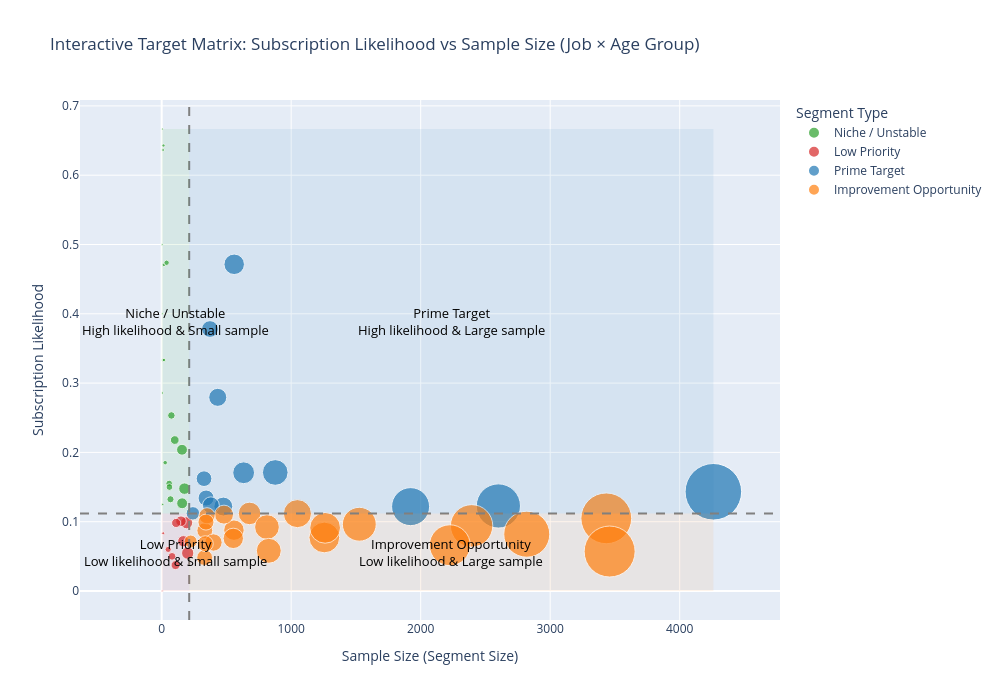

Notebook cell for this chart:
### Markdown cell above
> Summary:
- High-value segment (high likelihood+meaningful sample size):
    | Job          | Age Group      |
    |--------------|----------------|
    | Retired      | 56–65, 65+     |
    | Management   | 56–65          |
    | Technician   | 56–65          |
    | Student      | 18–25, 26–35   |


- Improvement Opportunities (large but low-likelihood segments):
    | Job          | Age Group                |
    |--------------|--------------------------|
    | Blue-collar  | 26–35,36–45, 46–55       |
    | Services     | 26–35,36–45, 46–55       |
    | Admin        | 26–35, 36–45             |
    | Technician   | 26–35, 36–45             |

- High-likelihood but tiny segments (statistical noise):
    | Job          | Age Group      |
    |--------------|----------------|
    | Entrepreneur | 65+            |
    | Housemaid    | 65+            |
    | Student      | 46–55          |
    | Unknown      | 18–25, 65+     |

Remarks: threshold used in practice:
* n < 20 → statistical noise (ignore)
* 20 ≤ n < 50 → unstable but usable with caution
* n ≥ 50 → reasonably stable
* n ≥ 200 → very stable and reliable
> Conclusion:
> the heatmap confirms that job and age interact strongly, and the most valuable segments are:
> - older professional groups (management, admin, technician)
> - Retired customers
> - Younger students

> While, blue-collar and services remain low-response across most ages, even though they are large groups

### Code cell
#-------------------------
# Interactive scatter plot of likelihood vs sample size by job and age group
#-------------------------

import plotly.express as px

# Age groups
bins = [18, 25, 35, 45, 55, 65, 100]
labels = ['18–25', '26–35', '36–45', '46–55', '56–65', '65+']
df['age_group'] = pd.cut(df['age'], bins=bins, labels=labels, right=False)

# Binary target
df['y_binary'] = df['y'].apply(lambda x: 1 if x=='yes' else 0)

# Likelihood table
likelihood = df.pivot_table(
    values='y_binary',
    index='job',
    columns='age_group',
    aggfunc='mean'
)

# Sample size table
sample_size = df.pivot_table(
    values='y',
    index='job',
    columns='age_group',
    aggfunc='count',
    fill_value=0
)

# Melt both tables into long format
likelihood_long = likelihood.reset_index().melt(id_vars='job', var_name='age_group', value_name='likelihood')
sample_long = sample_size.reset_index().melt(id_vars='job', var_name='age_group', value_name='sample_size')

# Merge likelihood + sample size
merged = pd.merge(likelihood_long, sample_long, on=['job', 'age_group'])

# Remove rows with missing likelihood
merged = merged.dropna(subset=['likelihood'])

# --- Compute thresholds ---
likelihood_threshold = merged['likelihood'].median()
sample_threshold = merged['sample_size'].median()

# --- Assign quadrant labels ---
def classify_quadrant(row):
    if row['sample_size'] >= sample_threshold and row['likelihood'] >= likelihood_threshold:
        return "Prime Target"
    elif row['sample_size'] >= sample_threshold and row['likelihood'] < likelihood_threshold:
        return "Improvement Opportunity"
    elif row['sample_size'] < sample_threshold and row['likelihood'] >= likelihood_threshold:
        return "Niche / Unstable"
    else:
        return "Low Priority"

merged['quadrant'] = merged.apply(classify_quadrant, axis=1)

# --- Interactive scatter plot ---
fig = px.scatter(
    merged,
    x='sample_size',
    y='likelihood',
    color='quadrant',
    size='sample_size',
    hover_name='job',
    hover_data={
        'age_group': True,
        'sample_size': True,
        'likelihood': ':.2f',
        'quadrant': True
    },
    title="Interactive Target Matrix: Subscription Likelihood vs Sample Size (Job × Age Group)",
    labels={
        'sample_size': 'Sample Size (Segment Size)',
        'likelihood': 'Subscription Likelihood'
    },
    size_max=40,
    color_discrete_map={
        "Prime Target": "#1f77b4",              # blue
        "Improvement Opportunity": "#ff7f0e",   # orange
        "Niche / Unstable": "#2ca02c",          # green
        "Low Priority": "#d62728"               # red
    }
)

# Add quadrant reference lines
fig.add_hline(y=likelihood_threshold, line_dash="dash", line_color="gray")
fig.add_vline(x=sample_threshold, line_dash="dash", line_color="gray")

fig.update_layout(
    width=1000,
    height=700,
    legend_title_text="Segment Type"
)

# --- Compute quadrant midpoints for centered labels ---
x_min, x_max = merged['sample_size'].min(), merged['sample_size'].max()
y_min, y_max = merged['likelihood'].min(), merged['likelihood'].max()

x_left  = (x_min + sample_threshold) / 2
x_right = (sample_threshold + x_max) / 2
y_bottom = (y_min + likelihood_threshold) / 2
y_top    = (likelihood_threshold + y_max) / 2

# --- Add quadrant shading (background rectangles) ---
fig.add_shape(type="rect",
              x0=x_min, x1=sample_threshold,
              y0=y_min, y1=likelihood_threshold,
              fillcolor="rgba(214, 39, 40, 0.08)", line_width=0)

fig.add_shape(type="rect",
              x0=sample_threshold, x1=x_max,
              y0=y_min, y1=likelihood_threshold,
              fillcolor="rgba(255, 127, 14, 0.08)", line_width=0)

fig.add_shape(type="rect",
              x0=x_min, x1=sample_threshold,
              y0=likelihood_threshold, y1=y_max,
              fillcolor="rgba(44, 160, 44, 0.08)", line_width=0)

fig.add_shape(type="rect",
              x0=sample_threshold, x1=x_max,
              y0=likelihood_threshold, y1=y_max,
              fillcolor="rgba(31, 119, 180, 0.08)", line_width=0)

# --- Add centered quadrant labels ---
fig.add_annotation(
    x=x_right, y=y_top,
    text="Prime Target<br>High likelihood & Large sample",
    showarrow=False, font=dict(size=13, color="black")
)

fig.add_annotation(
    x=x_right, y=y_bottom,
    text="Improvement Opportunity<br>Low likelihood & Large sample",
    showarrow=False, font=dict(size=13, color="black")
)

fig.add_annotation(
    x=x_left, y=y_top,
    text="Niche / Unstable<br>High likelihood & Small sample",
    showarrow=False, font=dict(size=13, color="black")
)

fig.add_annotation(
    x=x_left, y=y_bottom,
    text="Low Priority<br>Low likelihood & Small sample",
    showarrow=False, font=dict(size=13, color="black")
)

fig.show()

### Figure 1 — Plotly figure (JSON) as saved in the notebook; plotly's stock layout.template omitted (floating-point values rounded to 4 significant figures)
{"data": [{"customdata": [["18–25", "Niche / Unstable"], ["18–25", "Niche / Unstable"], ["18–25", "Niche / Unstable"], ["18–25", "Niche / Unstable"], ["18–25", "Niche / Unstable"], ["18–25", "Niche / Unstable"], ["18–25", "Niche / Unstable"], ["26–35", "Niche / Unstable"], ["26–35", "Niche / Unstable"], ["36–45", "Niche / Unstable"], ["46–55", "Niche / Unstable"], ["56–65", "Niche / Unstable"], ["56–65", "Niche / Unstable"], ["56–65", "Niche / Unstable"], ["65+", "Niche / Unstable"], ["65+", "Niche / Unstable"], ["65+", "Niche / Unstable"], ["65+", "Niche / Unstable"], ["65+", "Niche / Unstable"], ["65+", "Niche / Unstable"], ["65+", "Niche / Unstable"], ["65+", "Niche / Unstable"]], "hovertemplate": "<b>%{hovertext}</b><br><br>quadrant=%{customdata[1]}<br>Sample Size (Segment Size)=%{marker.size}<br>Subscription Likelihood=%{y:.2f}<br>age_group=%{customdata[0]}<extra></extra>", "hovertext": ["admin.", "management", "self-employed", "services", "technician", "unemployed", "unknown", "retired", "unknown", "student", "student", "housemaid", "unemployed", "unknown", "admin.", "blue-collar", "entrepreneur", "housemaid", "management", "technician", "unemployed", "unknown"], "legendgroup": "Niche / Unstable", "marker": {"color": "#2ca02c", "size": [157, 27, 12, 158, 101, 18, 6, 8, 58, 60, 4, 176, 75, 68, 17, 5, 4, 38, 14, 7, 3, 11], "sizemode": "area", "sizeref": 2.663, "symbol": "circle"}, "mode": "markers", "name": "Niche / Unstable", "orientation": "v", "showlegend": true, "type": "scatter", "x": [157, 27, 12, 158, 101, 18, 6, 8, 58, 60, 4, 176, 75, 68, 17, 5, 4, 38, 14, 7, 3, 11], "xaxis": "x", "y": [0.2038, 0.1852, 0.3333, 0.1266, 0.2178, 0.3333, 0.6667, 0.125, 0.1552, 0.15, 0.5, 0.1477, 0.2533, 0.1324, 0.4706, 0.4, 0.5, 0.4737, 0.6429, 0.2857, 0.3333, 0.6364], "yaxis": "y"}, {"customdata": [["18–25", "Low Priority"], ["18–25", "Low Priority"], ["18–25", "Low Priority"], ["18–25", "Low Priority"], ["26–35", "Low Priority"], ["36–45", "Low Priority"], ["36–45", "Low Priority"], ["46–55", "Low Priority"], ["56–65", "Low Priority"], ["56–65", "Low Priority"], ["56–65", "Low Priority"], ["65+", "Low Priority"], ["65+", "Low Priority"]], "hovertemplate": "<b>%{hovertext}</b><br><br>quadrant=%{customdata[1]}<br>Sample Size (Segment Size)=%{marker.size}<br>Subscription Likelihood=%{y:.2f}<br>age_group=%{customdata[0]}<extra></extra>", "hovertext": ["blue-collar", "entrepreneur", "housemaid", "retired", "housemaid", "retired", "unknown", "unknown", "entrepreneur", "self-employed", "services", "self-employed", "services"], "legendgroup": "Low Priority", "marker": {"color": "#d62728", "size": [193, 12, 5, 1, 167, 50, 80, 107, 149, 112, 201, 3, 1], "sizemode": "area", "sizeref": 2.663, "symbol": "circle"}, "mode": "markers", "name": "Low Priority", "orientation": "v", "showlegend": true, "type": "scatter", "x": [193, 12, 5, 1, 167, 50, 80, 107, 149, 112, 201, 3, 1], "xaxis": "x", "y": [0.09845, 0.08333, 0.0, 0.0, 0.07186, 0.06, 0.05, 0.03738, 0.1007, 0.09821, 0.05473, 0.0, 0.0], "yaxis": "y"}, {"customdata": [["18–25", "Prime Target"], ["26–35", "Prime Target"], ["26–35", "Prime Target"], ["26–35", "Prime Target"], ["26–35", "Prime Target"], ["26–35", "Prime Target"], ["46–55", "Prime Target"], ["46–55", "Prime Target"], ["56–65", "Prime Target"], ["56–65", "Prime Target"], ["56–65", "Prime Target"], ["56–65", "Prime Target"], ["65+", "Prime Target"]], "hovertemplate": "<b>%{hovertext}</b><br><br>quadrant=%{customdata[1]}<br>Sample Size (Segment Size)=%{marker.size}<br>Subscription Likelihood=%{y:.2f}<br>age_group=%{customdata[0]}<extra></extra>", "hovertext": ["student", "admin.", "self-employed", "student", "technician", "unemployed", "admin.", "unemployed", "admin.", "management", "retired", "technician", "retired"], "legendgroup": "Prime Target", "marker": {"color": "#1f77b4", "size": [373, 4260, 476, 433, 2600, 327, 1922, 241, 633, 343, 877, 380, 560], "sizemode": "area", "sizeref": 2.663, "symbol": "circle"}, "mode": "markers", "name": "Prime Target", "orientation": "v", "showlegend": true, "type": "scatter", "x": [373, 4260, 476, 433, 2600, 327, 1922, 241, 633, 343, 877, 380, 560], "xaxis": "x", "y": [0.378, 0.1432, 0.1218, 0.2794, 0.1227, 0.1621, 0.1217, 0.112, 0.1706, 0.1341, 0.171, 0.1237, 0.4714], "yaxis": "y"}, {"customdata": [["26–35", "Improvement Opportunity"], ["26–35", "Improvement Opportunity"], ["26–35", "Improvement Opportunity"], ["26–35", "Improvement Opportunity"], ["36–45", "Improvement Opportunity"], ["36–45", "Improvement Opportunity"], ["36–45", "Improvement Opportunity"], ["36–45", "Improvement Opportunity"], ["36–45", "Improvement Opportunity"], ["36–45", "Improvement Opportunity"], ["36–45", "Improvement Opportunity"], ["36–45", "Improvement Opportunity"], ["36–45", "Improvement Opportunity"], ["46–55", "Improvement Opportunity"], ["46–55", "Improvement Opportunity"], ["46–55", "Improvement Opportunity"], ["46–55", "Improvement Opportunity"], ["46–55", "Improvement Opportunity"], ["46–55", "Improvement Opportunity"], ["46–55", "Improvement Opportunity"], ["46–55", "Improvement Opportunity"], ["56–65", "Improvement Opportunity"]], "hovertemplate": "<b>%{hovertext}</b><br><br>quadrant=%{customdata[1]}<br>Sample Size (Segment Size)=%{marker.size}<br>Subscription Likelihood=%{y:.2f}<br>age_group=%{customdata[0]}<extra></extra>", "hovertext": ["blue-collar", "entrepreneur", "management", "services", "admin.", "blue-collar", "entrepreneur", "housemaid", "management", "self-employed", "services", "technician", "unemployed", "blue-collar", "entrepreneur", "housemaid", "management", "retired", "self-employed", "services", "technician", "blue-collar"], "legendgroup": "Improvement Opportunity", "marker": {"color": "#ff7f0e", "size": [2819, 333, 679, 1526, 3433, 3459, 558, 332, 1048, 481, 1256, 2393, 350, 2225, 400, 342, 813, 224, 337, 827, 1262, 553], "sizemode": "area", "sizeref": 2.663, "symbol": "circle"}, "mode": "markers", "name": "Improvement Opportunity", "orientation": "v", "showlegend": true, "type": "scatter", "x": [2819, 333, 679, 1526, 3433, 3459, 558, 332, 1048, 481, 1256, 2393, 350, 2225, 400, 342, 813, 224, 337, 827, 1262, 553], "xaxis": "x", "y": [0.08194, 0.08709, 0.1119, 0.09633, 0.1049, 0.05695, 0.08781, 0.04819, 0.1116, 0.1102, 0.07723, 0.09402, 0.1086, 0.06607, 0.07, 0.09942, 0.09225, 0.07143, 0.06825, 0.05804, 0.09113, 0.07595], "yaxis": "y"}], "layout": {"annotations": [{"font": {"color": "black", "size": 13}, "showarrow": false, "text": "Prime Target<br>High likelihood & Large sample", "x": 2236.0, "y": 0.3893}, {"font": {"color": "black", "size": 13}, "showarrow": false, "text": "Improvement Opportunity<br>Low likelihood & Large sample", "x": 2236.0, "y": 0.05599}, {"font": {"color": "black", "size": 13}, "showarrow": false, "text": "Niche / Unstable<br>High likelihood & Small sample", "x": 106.8, "y": 0.3893}, {"font": {"color": "black", "size": 13}, "showarrow": false, "text": "Low Priority<br>Low likelihood & Small sample", "x": 106.8, "y": 0.05599}], "height": 700, "legend": {"itemsizing": "constant", "title": {"text": "Segment Type"}, "tracegroupgap": 0}, "shapes": [{"line": {"color": "gray", "dash": "dash"}, "type": "line", "x0": 0, "x1": 1, "xref": "x domain", "y0": 0.112, "y1": 0.112, "yref": "y"}, {"line": {"color": "gray", "dash": "dash"}, "type": "line", "x0": 212.5, "x1": 212.5, "xref": "x", "y0": 0, "y1": 1, "yref": "y domain"}, {"fillcolor": "rgba(214, 39, 40, 0.08)", "line": {"width": 0}, "type": "rect", "x0": 1, "x1": 212.5, "y0": 0, "y1": 0.112}, {"fillcolor": "rgba(255, 127, 14, 0.08)", "line": {"width": 0}, "type": "rect", "x0": 212.5, "x1": 4260, "y0": 0, "y1": 0.112}, {"fillcolor": "rgba(44, 160, 44, 0.08)", "line": {"width": 0}, "type": "rect", "x0": 1, "x1": 212.5, "y0": 0.112, "y1": 0.6667}, {"fillcolor": "rgba(31, 119, 180, 0.08)", "line": {"width": 0}, "type": "rect", "x0": 212.5, "x1": 4260, "y0": 0.112, "y1": 0.6667}], "title": {"text": "Interactive Target Matrix: Subscription Likelihood vs Sample Size (Job × Age Group)"}, "width": 1000, "xaxis": {"anchor": "y", "domain": [0, 1], "title": {"text": "Sample Size (Segment Size)"}}, "yaxis": {"anchor": "x", "domain": [0, 1], "title": {"text": "Subscription Likelihood"}}}}
